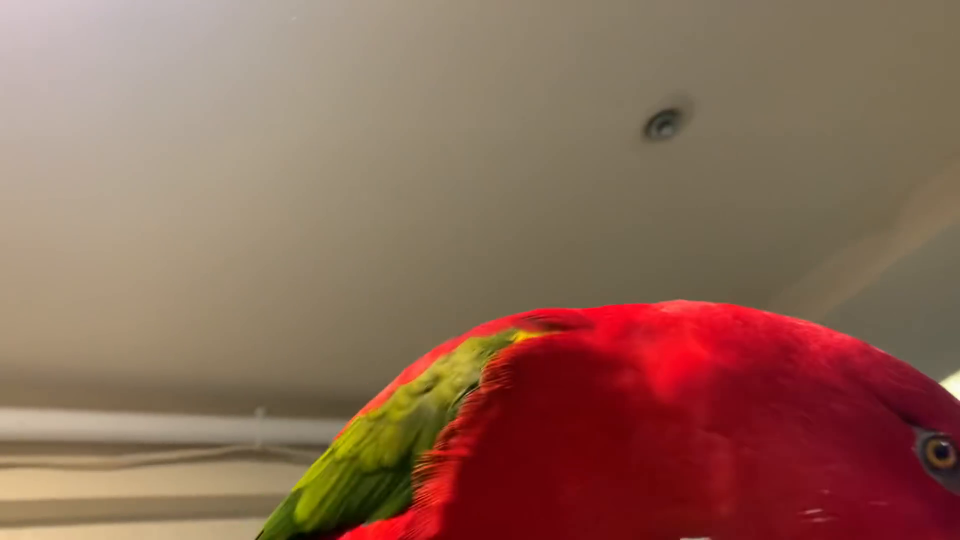
#> input picture frame 48 of videos/RedBirb.mp4, 1920 x 1080 px (shown at 1/2 size)
$ python main.py
#> lines starting #> are read from the running program, lines starting #| are printed output that depends on the picture; after the words box and inside, x2 and y2 are one past the last pixel; in counts of white or black regions, pixels touching at a corner belong together
### code/util.py
import cv2
import numpy as np

def get_limits(colour):

    # Extract the hue value
    color = np.uint8([[colour]])
    hsv_color = cv2.cvtColor(color, cv2.COLOR_BGR2HSV)
    hue = int(hsv_color[0][0][0])  # Hue, Saturation, Value (HSV)

    # Define hue range (±5)
    hue_range = 5
    lower_hue = hue - hue_range
    upper_hue = hue + hue_range

    # Ensure the hue values are within the valid range
    lower_limit1 = np.array([max(0, lower_hue), 80, 80], dtype=np.uint8)  # Ensure lower hue does not go below 0
    lower_limit2 = None

    upper_limit1 = np.array([min(179, upper_hue), 200, 200], dtype=np.uint8)  # Ensure upper hue does not exceed 179 (OpenCV max hue value)
    upper_limit2 = None

    # If the hue wraps around, create a second limit
    if lower_hue < 0:
            lower_limit2 = np.array([179 + lower_hue, 100, 100], dtype=np.uint8)  # ex: 179 + (-5) = 174
            upper_limit2 = np.array([179, 255, 255], dtype=np.uint8)

    elif upper_hue > 179:
            lower_limit2 = np.array([0, 100, 100], dtype=np.uint8)
            upper_limit2 = np.array([upper_hue - 179, 255, 255], dtype=np.uint8)

    return (lower_limit1, upper_limit1), (lower_limit2, upper_limit2)

### code/main.py
# This script captures video from a file and processes each frame to isolate a specific color (red in this case).
#-------------------------------------------------------------------------------------------------------------------------------------
import cv2

# OpenCV Video Capture Example
from util import get_limits
from PIL import Image

# OpenCV uses BGR: Blue, Green, Red
color = [0, 0, 255]
(lower_limit1, upper_limit1), (lower_limit2, upper_limit2) = get_limits(color)  # Get the HSV limits for the color

# Open the video file
cap = cv2.VideoCapture('D:/School/Capstone/Detecting Colour with Python/videos/RedBirb.mp4')

# Check if the video was opened successfully
if not cap.isOpened():
    print("Error: Could not open video.")
    exit()

while cap.isOpened():

    # Checks for the next video frame and returns a bool
    ret, frame = cap.read()
#> frame is the input picture: shape (1080, 1920, 3); mean B, G, R 86.5, 103.9, 141.5

    # If no frame is returned, break the loop
    if not ret:
        break

    # Convert the current frame HSV color space
    hsvFrame = cv2.cvtColor(frame, cv2.COLOR_BGR2HSV)
#> hsvFrame: shape (1080, 1920, 3); mean H, S, V 51.1, 108.9, 141.7

    # create the first mask
    mask1 = cv2.inRange(hsvFrame, lower_limit1, upper_limit1)
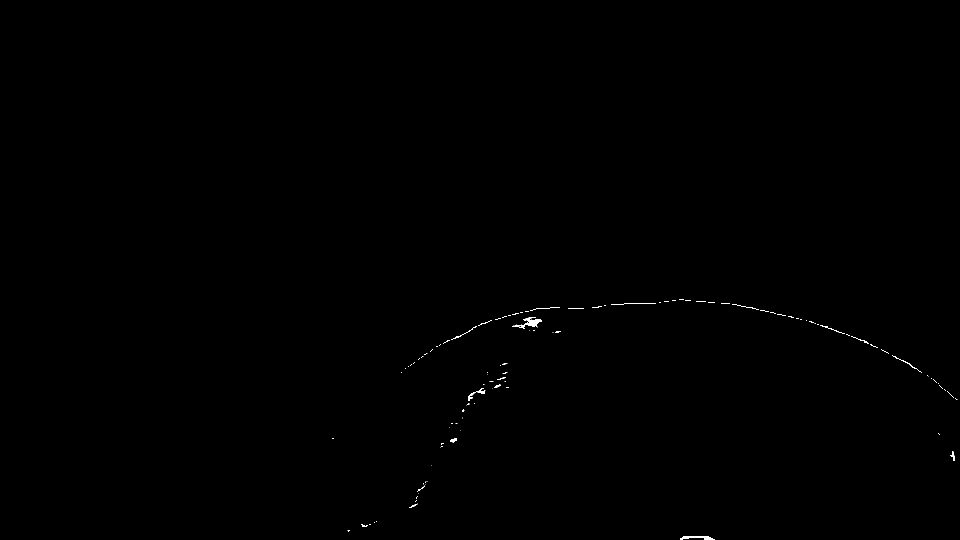
#> mask1: shape (1080, 1920) (shown at 1/2 size); 0.17% white; 120 white regions (78 under 20 px), largest, box (x1, y1, x2, y2) and area: (1360, 1072, 1430, 1080) 338, (1048, 638, 1084, 654) 322, (1222, 606, 1312, 610) 180

    # Create the second mask if hue wrapping occurred
    mask2 = None
    if lower_limit2 is not None:
        mask2 = cv2.inRange(hsvFrame, lower_limit2, upper_limit2)
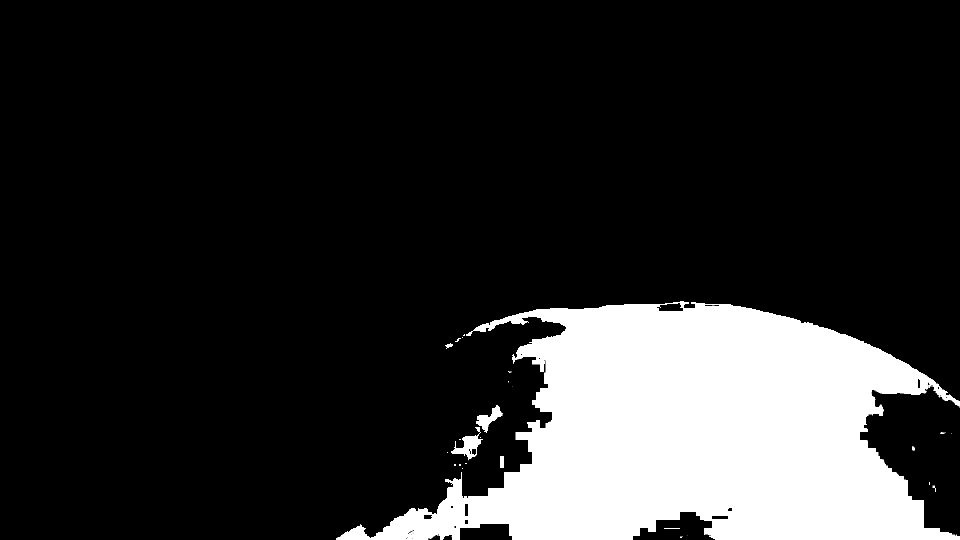
#> mask2: shape (1080, 1920) (shown at 1/2 size); 17% white; 28 white regions (18 under 20 px), largest, box (x1, y1, x2, y2) and area: (672, 602, 1920, 1080) 348697, (902, 854, 966, 921) 1526, (952, 810, 1006, 866) 1156

    # Combine the masks if both exist
    combo_mask = mask1 if mask2 is None else cv2.bitwise_or(mask1, mask2)
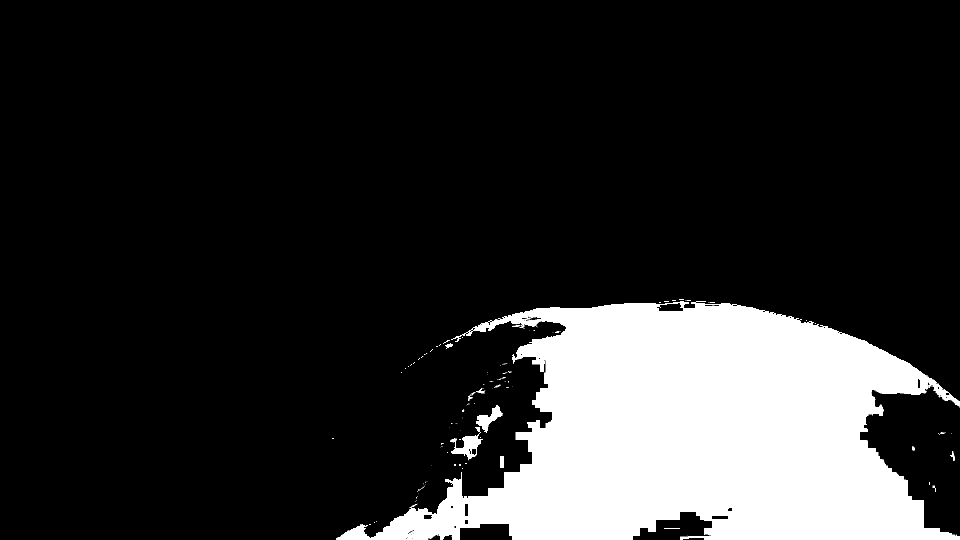
#> combo_mask: shape (1080, 1920) (shown at 1/2 size); 17.1% white; 94 white regions (72 under 20 px), largest, box (x1, y1, x2, y2) and area: (672, 602, 1920, 1080) 351319, (900, 854, 966, 921) 1604, (952, 810, 1006, 866) 1156

    # Draw a rectangle around the detected color
    PIL_mask = Image.fromarray(combo_mask) # Convert to PIL Image for bounding box detection
    bbox = PIL_mask.getbbox()
#> bbox = (664, 598, 1920, 1080)
    if bbox is not None:
        cv2.rectangle(frame, (bbox[0], bbox[1]), (bbox[2], bbox[3]), (0, 255, 0), 5)  # Draw the rectangle in green
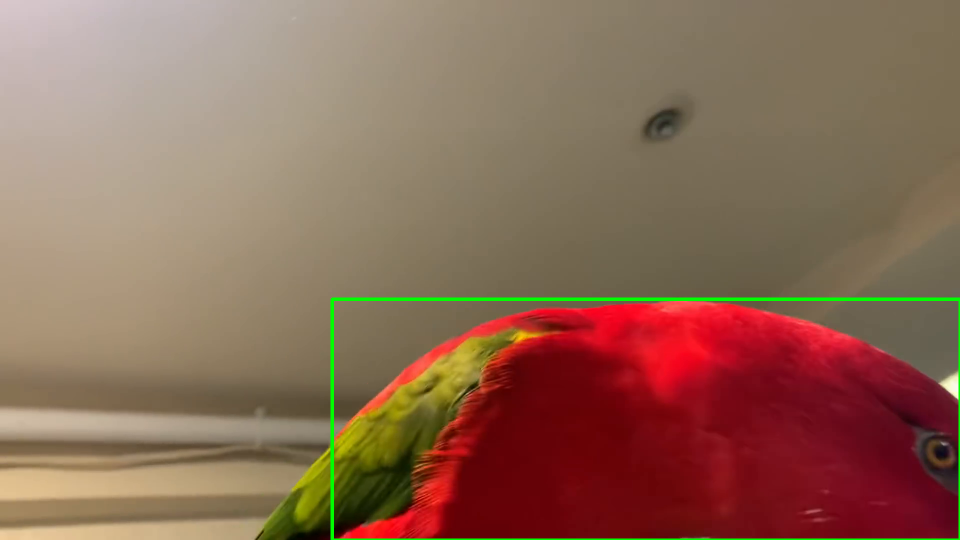
#> frame: shape (1080, 1920, 3) (shown at 1/2 size); 0.84% of pixels changed, all inside (x1, y1, x2, y2) = (661, 595, 1920, 1080)

    # Display the original frame
    frame = cv2.resize(frame, (640 , 480))  # (width, height)
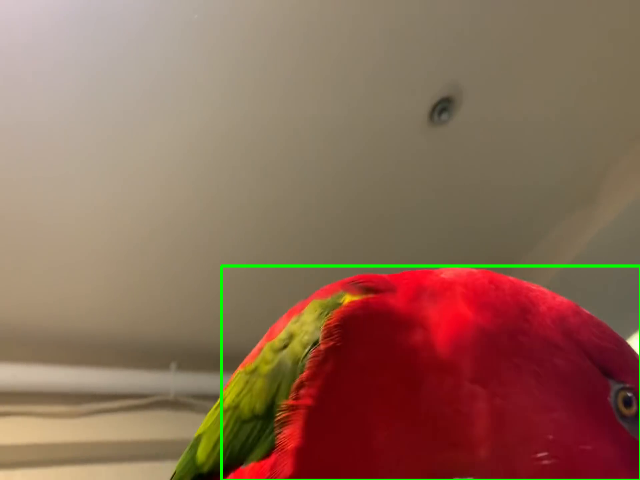
#> frame: shape (480, 640, 3); mean B, G, R 86, 105.4, 140.5
    cv2.imshow('Bounding Box', frame)

    # Display the mask
    combo_mask = cv2.resize(combo_mask, (640 , 480))  # (width, height)
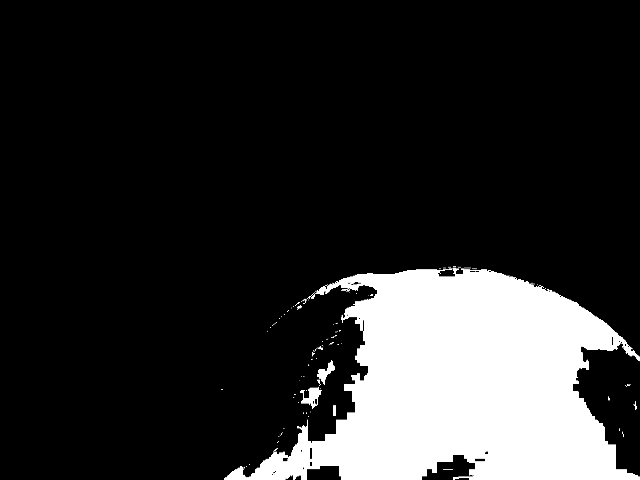
#> combo_mask: shape (480, 640); min 0, max 255, mean 43.7
    cv2.imshow('Mask', combo_mask)

    # Exit if 'q' is pressed
    if cv2.waitKey(25) & 0xFF == ord('q'):  #waitKey controls the frame rate in this case
#> (key q is pressed here)
        print("Video playback stopped by user.")
        break

cap.release()  # Release the catpure object
cv2.destroyAllWindows()  # Close all OpenCV windows

$ run again, starting later in the video
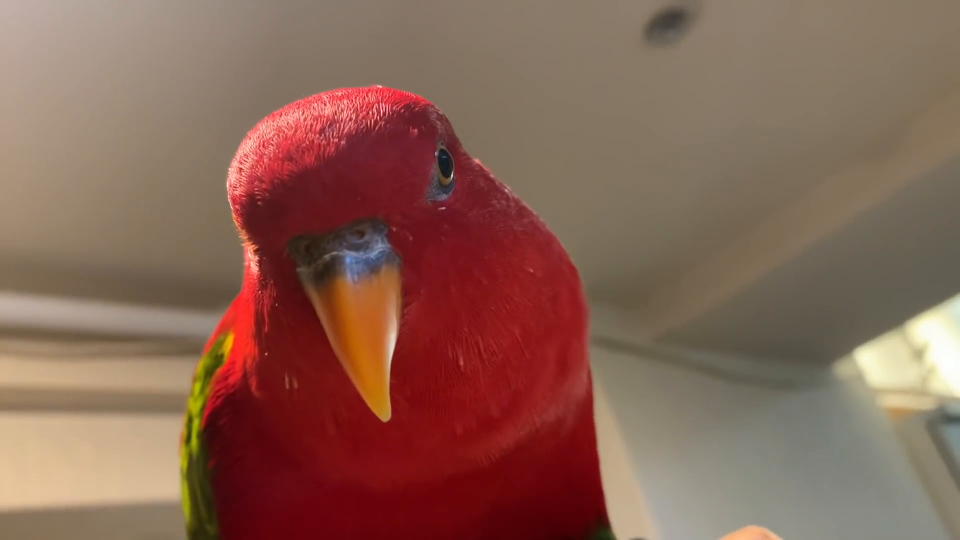
#> input picture frame 216 of videos/RedBirb.mp4, 1920 x 1080 px (shown at 1/2 size)
#> frame is the input picture: shape (1080, 1920, 3); mean B, G, R 84.1, 98.5, 135.9
#> hsvFrame: shape (1080, 1920, 3); mean H, S, V 45.2, 103.9, 136.1
#> `mask1 = cv2.inRange(hsvFrame, lower_limit1, upper_limit1)`:
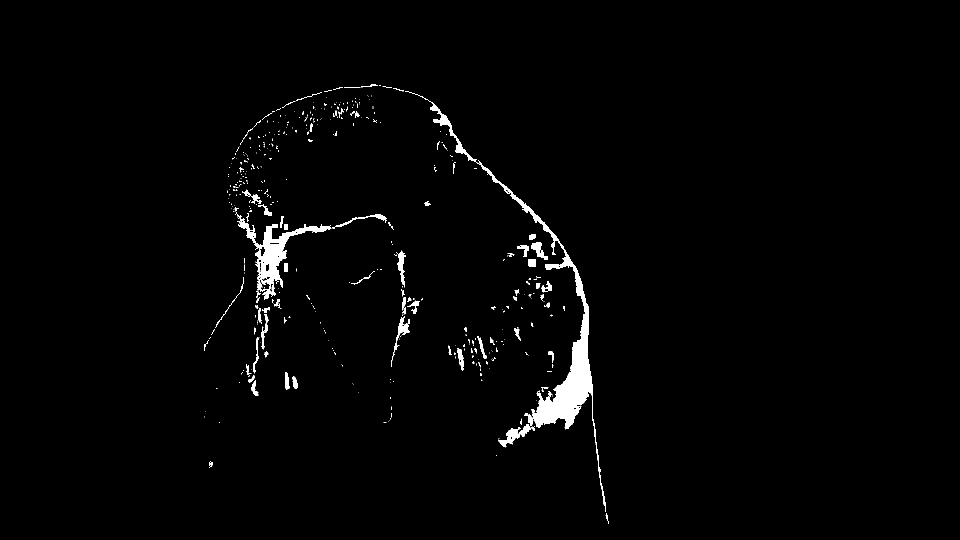
#> mask1: shape (1080, 1920) (shown at 1/2 size); 1.7% white; 472 white regions (366 under 20 px), largest, box (x1, y1, x2, y2) and area: (810, 182, 1212, 1024) 16225, (474, 428, 662, 600) 6510, (997, 826, 1066, 895) 1177
#> mask2: shape (1080, 1920); 13.1% white; 125 white regions (78 under 20 px), largest, box (x1, y1, x2, y2) and area: (464, 172, 1170, 744) 143050, (512, 676, 1200, 1080) 117134, (412, 714, 504, 838) 3393
#> bbox = (408, 168, 1218, 1080)
#> `combo_mask = cv2.resize(combo_mask, (640 , 480))`:
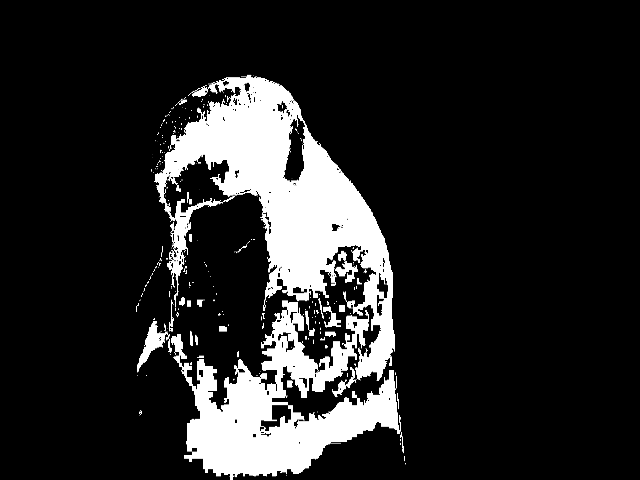
#> combo_mask: shape (480, 640); min 0, max 255, mean 37.8

$ run again, starting later in the video
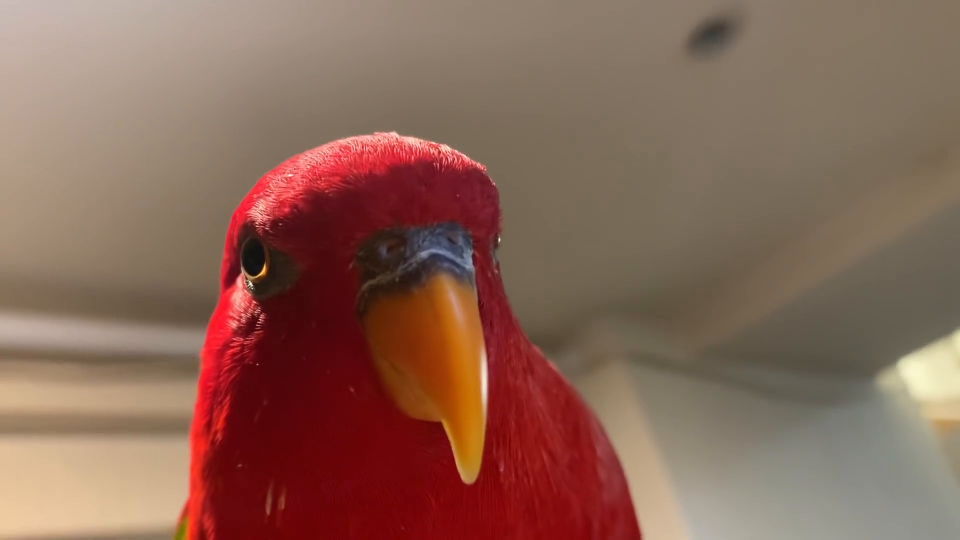
#> input picture frame 385 of videos/RedBirb.mp4, 1920 x 1080 px (shown at 1/2 size)
#> frame is the input picture: shape (1080, 1920, 3); mean B, G, R 86.7, 101.5, 137.6
#> hsvFrame: shape (1080, 1920, 3); mean H, S, V 41.1, 100.4, 137.7
#> `mask1 = cv2.inRange(hsvFrame, lower_limit1, upper_limit1)`:
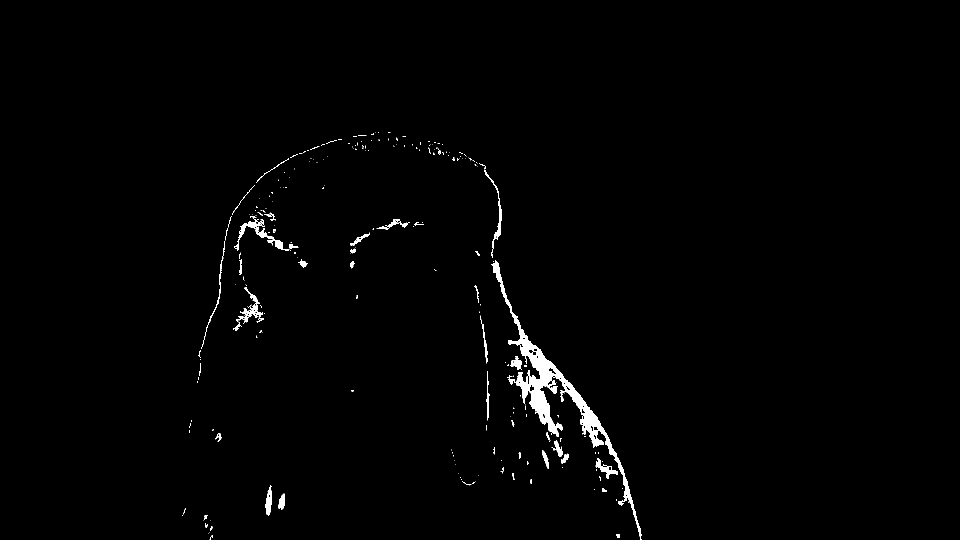
#> mask1: shape (1080, 1920) (shown at 1/2 size); 1.2% white; 264 white regions (197 under 20 px), largest, box (x1, y1, x2, y2) and area: (982, 520, 1284, 1080) 13642, (468, 437, 535, 502) 886, (477, 574, 528, 646) 841
#> mask2: shape (1080, 1920); 10.1% white; 133 white regions (75 under 20 px), largest, box (x1, y1, x2, y2) and area: (406, 764, 1008, 1080) 92611, (542, 290, 1054, 802) 63214, (396, 324, 576, 922) 25161
#> bbox = (365, 264, 1284, 1080)
#> `combo_mask = cv2.resize(combo_mask, (640 , 480))`:
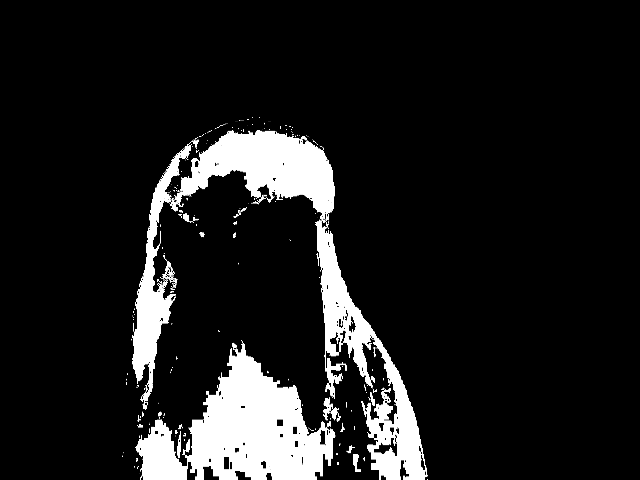
#> combo_mask: shape (480, 640); min 0, max 255, mean 28.8
